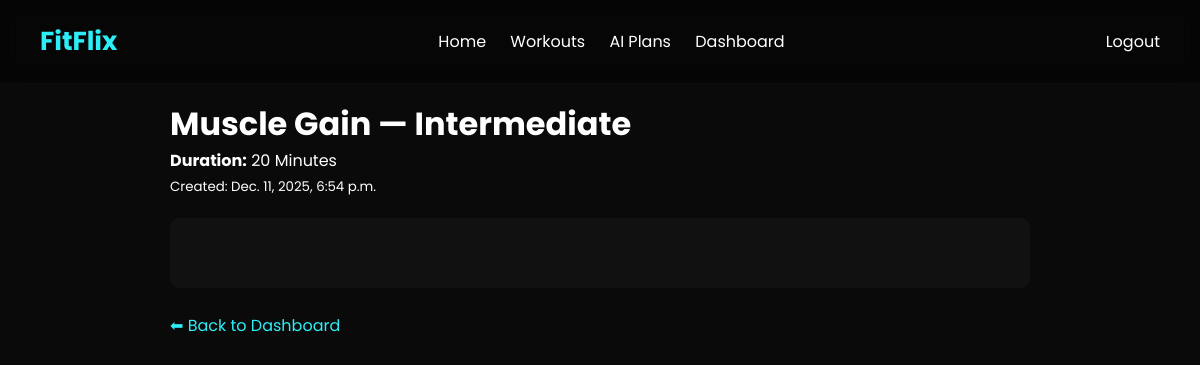
The app's page /plan/2/ (signed in) with its own data.
### core/models.py (models this page shows, shortened)
class WorkoutPlan(models.Model):
    user = models.ForeignKey(User, on_delete=models.CASCADE)
    goal = models.CharField(max_length=100)
    level = models.CharField(max_length=100)
    duration = models.CharField(max_length=100)
    ai_response = models.TextField()
    created_at = models.DateTimeField(auto_now_add=True)

### core/views.py (the view)
# urls.py: path("plan/<int:id>/", views.view_plan, name="view_plan")
def view_plan(request, id):
    if not request.user.is_authenticated:
        return redirect("login")
    try:
        plan = WorkoutPlan.objects.get(id=id, user=request.user)
    except WorkoutPlan.DoesNotExist:
        return render(request, "core/view_plan.html", {
            "error": "Plan not found or access denied."
        })
    return render(request, "core/view_plan.html", {
        "plan": plan
    })

### accounts/templates/core/view_plan.html (shortened to what this page needs)
{% extends "core/base.html" %}
{% block content %}
<div style="max-width:900px; margin:80px auto; padding:20px; color:white;">
    <h1>{{ plan.goal }} — {{ plan.level }}</h1>
    <p><strong>Duration:</strong> {{ plan.duration }}</p>
    <p><small>Created: {{ plan.created_at }}</small></p>
    <pre style="white-space: pre-wrap; background:#111; padding:20px; border-radius:10px; margin-top:20px;">
    </pre>
    <br>
    <a href="{% url 'dashboard' %}"
       style="color:#2deef7; text-decoration:none;">
       ⬅ Back to Dashboard
    </a>
</div>
{% endblock %}

### core/static/core/css/styles.css (style rules this page uses)
* { margin: 0; padding: 0; box-sizing: border-box; }
body { font-family: "Poppins", sans-serif; background: #0a0a0a; color: white; }

### records on screen
WorkoutPlan: goal "Muscle Gain", level "Intermediate", duration "20 Minutes", created_at "Dec. 11, 2025, 6:54 p.m."
